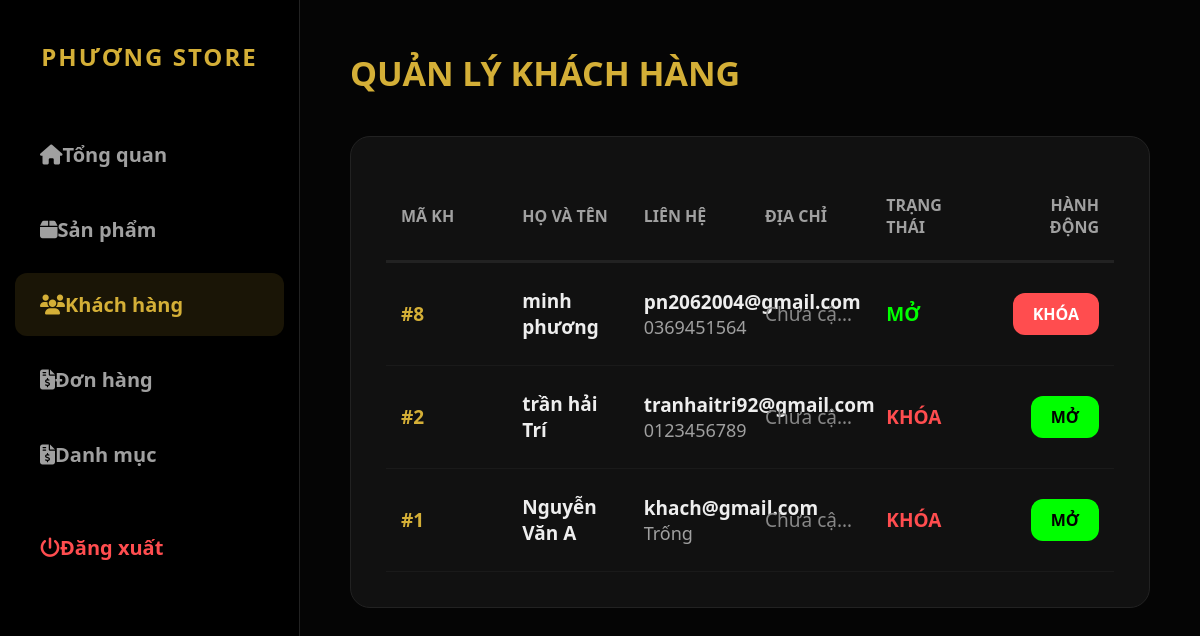
Page /index.php?ctrl=admin&act=manage_users (signed in) on the committed database.
### tables this page shows
CREATE TABLE IF NOT EXISTS `khachhang` (
  `ma_khach_hang` int NOT NULL AUTO_INCREMENT,
  `email` varchar(100) NOT NULL,
  `mat_khau` varchar(255) NOT NULL,
  `ho_ten` varchar(100) NOT NULL,
  `sdt` varchar(15) DEFAULT NULL,
  `dia_chi` text,
  `bi_khoa` tinyint(1) DEFAULT '0',
  `token_khoi_phuc` varchar(10) DEFAULT NULL,
  `ma_admin_khoa` int DEFAULT NULL,
  `han_token` datetime DEFAULT NULL,
  PRIMARY KEY (`ma_khach_hang`),
  UNIQUE KEY `email` (`email`),
  KEY `ma_admin_khoa` (`ma_admin_khoa`)
);

### app/controllers/AdminController.php (called while the page is built, shortened)
<?php
require_once 'app/models/UserModel.php';
class AdminController {
    private $userModel;
    public function __construct() {
        $database = new Database();
        $db = $database->connect();
        $this->userModel = new UserModel($db);
    }
   public function manage_users() {
    $allUsers = $this->userModel->getAllUsers();
    require_once 'app/views/admin/users.php';
}
}

### app/models/UserModel.php (called while the page is built, shortened)
<?php
class UserModel {
    private $conn;
    public function __construct($db) {
        $this->conn = $db;
    }
    public function getAllUsers() {
        $sql = "SELECT ma_khach_hang, email, ho_ten, sdt, dia_chi, bi_khoa FROM khachhang ORDER BY ma_khach_hang DESC";
        $stmt = $this->conn->query($sql);
        return $stmt->fetchAll(PDO::FETCH_ASSOC);
    }
}
?>

### app/views/admin/users.php (the view, shortened to what this page needs)
<!DOCTYPE html>
<html lang="vi">
<head>
    <link rel="stylesheet" href="https://cdnjs.cloudflare.com/ajax/libs/font-awesome/6.4.0/css/all.min.css">
    <link rel="stylesheet" href="public/css/admin.css">
</head>
<body class="admin-body">
<?php include 'sidebar.php'; ?>
<main class="main-content-admin">
    <section class="admin-section active">
        <h1>Quản lý khách hàng</h1>
        <div class="cat-card">
            <table class="table-admin">
                <thead><tr><th>Mã KH</th><th>Họ và tên</th><th>Liên hệ</th><th>Địa chỉ</th><th>Trạng thái</th><th style="text-align: right;">Hành động</th></tr></thead>
                <tbody>
                    <?php foreach ($allUsers as $user): ?>
                    <tr>
                        <td style="color: var(--primary); font-weight: bold;">#<?= $user['ma_khach_hang'] ?></td>
                        <td style="font-weight: 700;"><?= htmlspecialchars($user['ho_ten']) ?></td>
                        <td>
                            <div style="font-weight: 600;"><?= $user['email'] ?></div>
                            <div style="color: var(--text-muted); font-size: 18px;"><?= $user['sdt'] ?? 'Trống' ?></div>
                        </td>
                        <td style="color: #888; overflow: hidden; text-overflow: ellipsis; white-space: nowrap;"><?= $user['dia_chi'] ?? 'Chưa cập nhật' ?></td>
                        <td><span style="font-weight: 800; color: <?= $user['bi_khoa'] ? '#ff4d4f' : '#00ff00' ?>"><?= $user['bi_khoa'] ? 'KHÓA' : 'MỞ' ?></span></td>
                        <td style="text-align: right;"><a href="index.php?ctrl=admin&act=lock_user&id=<?= $user['ma_khach_hang'] ?>&status=<?= $user['bi_khoa'] ? 0 : 1 ?>" class="btn-primary" style="padding: 10px 20px; font-size: 16px; background: <?= $user['bi_khoa'] ? '#00ff00' : '#ff4d4f' ?>; color: <?= $user['bi_khoa'] ? '#000' : '#fff' ?>;"><?= $user['bi_khoa'] ? 'MỞ' : 'KHÓA' ?></a></td>
                    </tr><?php endforeach; ?>
                </tbody>
            </table>
        </div>
    </section>
</main>
</body></html>

### public/css/admin.css (style rules this page uses)
:root { --primary: #d4af37; --bg-dark: #050505; --bg-card: #111111; --text-main: #eeeeee; --text-muted: #a0a0a0; --border: #222222; --sidebar-width: 300px; }
* { margin: 0; padding: 0; box-sizing: border-box; font-family: 'Segoe UI', sans-serif; }
body.admin-body { background-color: var(--bg-dark); color: var(--text-main); display: flex; min-height: 100vh; font-size: 18px; }
.main-content-admin { margin-left: var(--sidebar-width); padding: 50px; width: calc(100% - var(--sidebar-width)); }
h1 { font-size: 34px; font-weight: 800; color: var(--primary); text-transform: uppercase; margin-bottom: 40px; }
.cat-card { background: var(--bg-card); border-radius: 20px; padding: 35px; margin-bottom: 40px; border: 1px solid var(--border); }
.table-admin { width: 100%; border-collapse: collapse; table-layout: fixed; }
.table-admin th { padding: 22px 15px; font-size: 16px; color: var(--text-muted); text-transform: uppercase; border-bottom: 3px solid var(--border); text-align: left; }
.table-admin td { padding: 25px 15px; font-size: 19px; border-bottom: 1px solid #1a1a1a; vertical-align: middle; }
.btn-primary { background-color: var(--primary); color: #000; padding: 15px 35px; border-radius: 12px; font-weight: 800; font-size: 18px; border: none; cursor: pointer; text-decoration: none; display: inline-block; transition: 0.3s; }

### rows in the picture
khachhang: ma_khach_hang "8", ho_ten "minh phương", email "pn2062004@gmail.com", sdt "0369451564", dia_chi "Chưa cậ…", bi_khoa "MỞ"
khachhang: ma_khach_hang "2", ho_ten "trần hải Trí", email "tranhaitri92@gmail.com", sdt "0123456789", dia_chi "Chưa cậ…", bi_khoa "KHÓA"
khachhang: ma_khach_hang "1", ho_ten "Nguyễn Văn A", email "khach@gmail.com", sdt "Trống", dia_chi "Chưa cậ…", bi_khoa "KHÓA"
